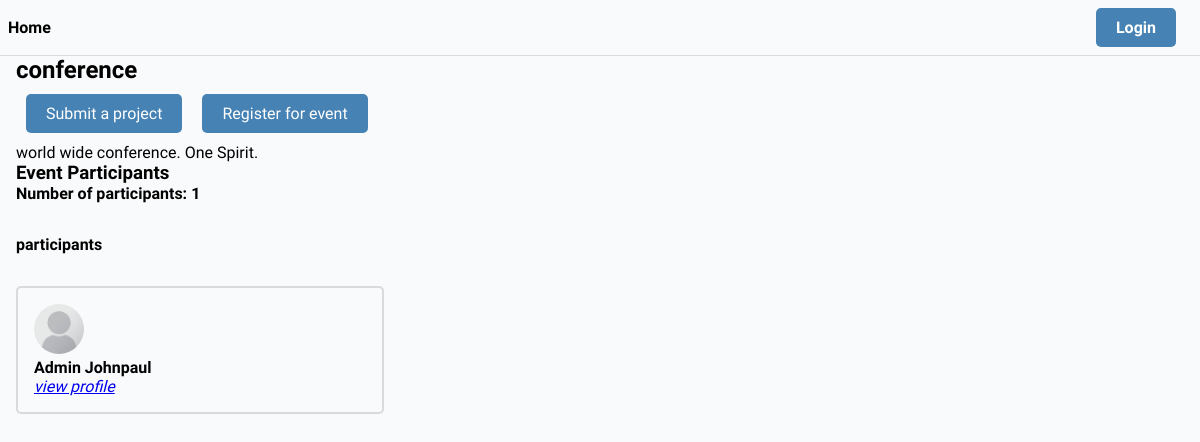
Page /event/6bbd9fcb-3b78-4c6b-80bd-5dfed9363a7b/ on the earlier database version.
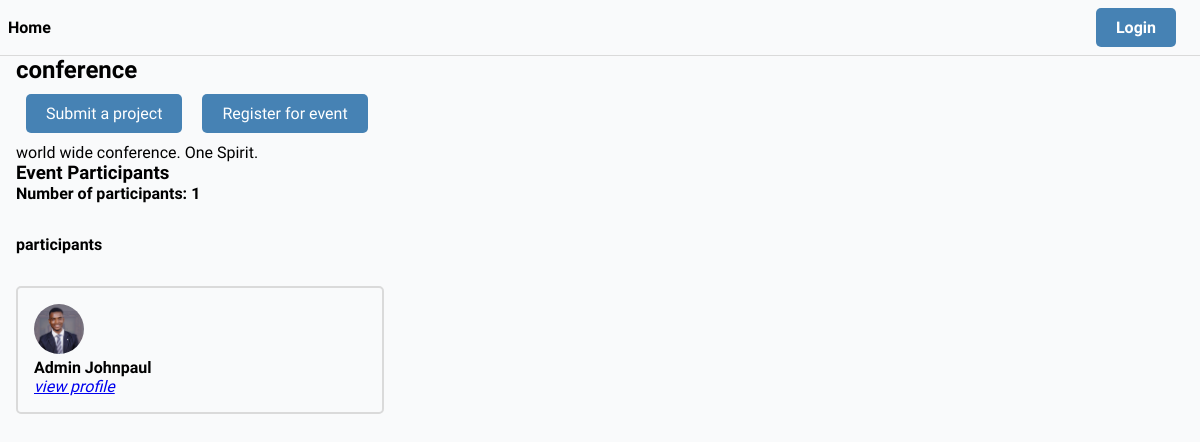
Same page on the later database version.
### users/models.py (models this page shows, shortened)
class User(AbstractUser):
    username = models.CharField(max_length=100, null=True, blank=True)
    name = models.CharField(max_length=100)
    email = models.EmailField(unique=True)
    bio = models.TextField(null= True, blank=True)
    hackthon_participant = models.BooleanField(default=True, null=False)
    avatar = ResizedImageField(size = [200, 200] ,default = 'avatars/profile.jpeg', null=True)
    id = models.UUIDField(primary_key=True, editable=False, unique=True, default=uuid.uuid4)
    USERNAME_FIELD = 'email' #makes username exempted
    REQUIRED_FIELDS = ['username']    #a must use when you use USERNAME_FIELD

### core/views.py (the view, shortened to what this page needs)
# urls.py: path('event/<uuid:pk>/', EventView.as_view(), name='event'),
class EventView(View):
    def get(self, request, pk):
        try:
            event = Event.objects.get(id=pk)
            user = request.user
            if(user.is_authenticated):
                submitted = Submission.objects.filter(participant = request.user, event=event).exists()
                print('submitted> > > :   ', submitted)
            else:
                submitted = False
        except Event.DoesNotExist:
            messages.warning(request, "event not found")
            return redirect(request.META.get("HTTP_REFERER", '/'))
        context = {
            'event':event,
            'submitted':submitted
        }
        return render(request, 'core/event.html', context)

### templates/core/event.html (shortened to what this page needs)
{% extends 'base.html' %}
{% block content %}
{% load social_share %}
<h2>{{event.name}}</h3>
<div class="event-action-wrapper">
    {% if submitted %}
    <p class="text-success" style="align-self: center; font-weight: bold;">You have submitted a project for this event! |</p>
    {% else %}
    <a class= "btn btn-primary" href="{% url 'project-submission' event.id %}">Submit a project</a>
    {% endif %}
    {% if user not in event.participants.all  %}
    <a class= "btn btn-primary" href="{% url 'confirm-event' event.id %}">Register for event</a>
    {% elif not submitted %}
    <form  method="POST">
        {% csrf_token %}
        <input class="btn btn-warning" type="submit" value="Cancel registration">
    </form>
    {% else %}
    <p class="text-success" style="align-self: center; font-weight: bold;">|  You have registered for this event!</p>
{% endif %}
</div>
<p>{{event.description|urlize|linebreaks}}</p>
<div>
    <h3>Event Participants</h3>
        <h4>Number of participants: {{event.participants.all.count}}</h4>
    <section class="section">
        <h4>participants</h4>
        <div class="users-list section">
            {% for user in event.participants.all %}
                <div class="user-wrapper">
                    <img src="{{user.avatar.url}}" class="avatar" alt="{{user.name}}">
                <h4>{{user.name}}</h4>
                 <a href="{% url 'user-profile' user.id %}"><i>view profile</i></a>
                </div>
            {% endfor %}
        </div>
    </section>
</div>
{% endblock content %}

Differences in the rows shown:
changed User "Admin Johnpaul": avatar: picture added in place of a placeholder
